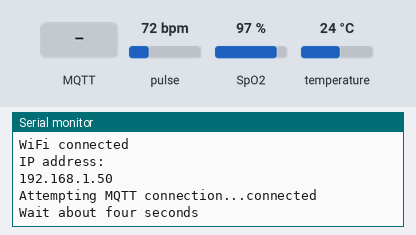
The sketch below on a simulated ESP8266 (NodeMCU). On the bench: the last lines printed to the serial monitor. The inputs (shaded band) are chosen by the test bench; at power-on: pulse 72 bpm, SpO2 97 %, temperature 24 °C. WiFi joins after 1.5 s; servers stay silent unless stated; random numbers use the default seed unless the sketch sets one; no MQTT or app messages arrive unless stated.

Above: at 2.7 s.
2.8 s: MQTT message "1" arrives on the first subscribed topic
7.0 s: MQTT message "on" arrives on the first subscribed topic
11.0 s: MQTT message "off" arrives on the first subscribed topic
15.1 s: pulse set to 42 bpm
At 15.8 s:
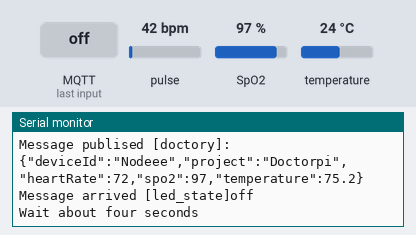
17.6 s: SpO2 set to 80 %
At 18.8 s:
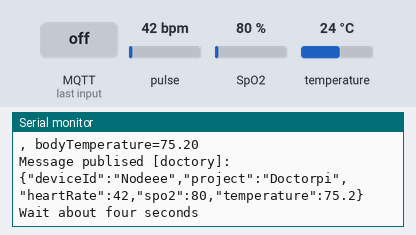

Measured:
- after the input at 17.6 s, the serial monitor: prints a new line at once (image 2)

The sketch:

esp.ino
```cpp
#ifdef ESP8266
 #include <ESP8266WiFi.h>
 #else
 #include <WiFi.h>
#endif

#include <ArduinoJson.h>
#include <PubSubClient.h>
#include <WiFiClientSecure.h>


#include <DFRobot_MAX30102.h>

const char* ssid = "ICES-LAB";
const char* password = "ices$123";

/*** MQTT Broker Connection Details ***/
const char* mqtt_server = "86c43b2f61b04771b33fa9d7c00208a3.s1.eu.hivemq.cloud";
const char* mqtt_username = "doctor";
const char* mqtt_password = "doc@1234";
const int mqtt_port =8883;

WiFiClientSecure espClient;
PubSubClient client(espClient);\


static const char *root_ca PROGMEM = R"EOF(
-----BEGIN CERTIFICATE-----
MIIFazCCA1OgAwIBAgIRAIIQz7DSQONZRGPgu2OCiwAwDQYJKoZIhvcNAQELBQAw
TzELMAkGA1UEBhMCVVMxKTAnBgNVBAoTIEludGVybmV0IFNlY3VyaXR5IFJlc2Vh
cmNoIEdyb3VwMRUwEwYDVQQDEwxJU1JHIFJvb3QgWDEwHhcNMTUwNjA0MTEwNDM4
WhcNMzUwNjA0MTEwNDM4WjBPMQswCQYDVQQGEwJVUzEpMCcGA1UEChMgSW50ZXJu
ZXQgU2VjdXJpdHkgUmVzZWFyY2ggR3JvdXAxFTATBgNVBAMTDElTUkcgUm9vdCBY
MTCCAiIwDQYJKoZIhvcNAQEBBQADggIPADCCAgoCggIBAK3oJHP0FDfzm54rVygc
h77ct984kIxuPOZXoHj3dcKi/vVqbvYATyjb3miGbESTtrFj/RQSa78f0uoxmyF+
0TM8ukj13Xnfs7j/EvEhmkvBioZxaUpmZmyPfjxwv60pIgbz5MDmgK7iS4+3mX6U
A5/TR5d8mUgjU+g4rk8Kb4Mu0UlXjIB0ttov0DiNewNwIRt18jA8+o+u3dpjq+sW
T8KOEUt+zwvo/7V3LvSye0rgTBIlDHCNAymg4VMk7BPZ7hm/ELNKjD+Jo2FR3qyH
B5T0Y3HsLuJvW5iB4YlcNHlsdu87kGJ55tukmi8mxdAQ4Q7e2RCOFvu396j3x+UC
B5iPNgiV5+I3lg02dZ77DnKxHZu8A/lJBdiB3QW0KtZB6awBdpUKD9jf1b0SHzUv
KBds0pjBqAlkd25HN7rOrFleaJ1/ctaJxQZBKT5ZPt0m9STJEadao0xAH0ahmbWn
OlFuhjuefXKnEgV4We0+UXgVCwOPjdAvBbI+e0ocS3MFEvzG6uBQE3xDk3SzynTn
jh8BCNAw1FtxNrQHusEwMFxIt4I7mKZ9YIqioymCzLq9gwQbooMDQaHWBfEbwrbw
qHyGO0aoSCqI3Haadr8faqU9GY/rOPNk3sgrDQoo//fb4hVC1CLQJ13hef4Y53CI
rU7m2Ys6xt0nUW7/vGT1M0NPAgMBAAGjQjBAMA4GA1UdDwEB/wQEAwIBBjAPBgNV
HRMBAf8EBTADAQH/MB0GA1UdDgQWBBR5tFnme7bl5AFzgAiIyBpY9umbbjANBgkq
hkiG9w0BAQsFAAOCAgEAVR9YqbyyqFDQDLHYGmkgJykIrGF1XIpu+ILlaS/V9lZL
ubhzEFnTIZd+50xx+7LSYK05qAvqFyFWhfFQDlnrzuBZ6brJFe+GnY+EgPbk6ZGQ
3BebYhtF8GaV0nxvwuo77x/Py9auJ/GpsMiu/X1+mvoiBOv/2X/qkSsisRcOj/KK
NFtY2PwByVS5uCbMiogziUwthDyC3+6WVwW6LLv3xLfHTjuCvjHIInNzktHCgKQ5
ORAzI4JMPJ+GslWYHb4phowim57iaztXOoJwTdwJx4nLCgdNbOhdjsnvzqvHu7Ur
TkXWStAmzOVyyghqpZXjFaH3pO3JLF+l+/+sKAIuvtd7u+Nxe5AW0wdeRlN8NwdC
jNPElpzVmbUq4JUagEiuTDkHzsxHpFKVK7q4+63SM1N95R1NbdWhscdCb+ZAJzVc
oyi3B43njTOQ5yOf+1CceWxG1bQVs5ZufpsMljq4Ui0/1lvh+wjChP4kqKOJ2qxq
4RgqsahDYVvTH9w7jXbyLeiNdd8XM2w9U/t7y0Ff/9yi0GE44Za4rF2LN9d11TPA
mRGunUHBcnWEvgJBQl9nJEiU0Zsnvgc/ubhPgXRR4Xq37Z0j4r7g1SgEEzwxA57d
emyPxgcYxn/eR44/KJ4EBs+lVDR3veyJm+kXQ99b21/+jh5Xos1AnX5iItreGCc=
-----END CERTIFICATE-----
)EOF";


DFRobot_MAX30102 particleSensor;


/*
Macro definition options in sensor configuration
sampleAverage: SAMPLEAVG_1 SAMPLEAVG_2 SAMPLEAVG_4
               SAMPLEAVG_8 SAMPLEAVG_16 SAMPLEAVG_32
ledMode:       MODE_REDONLY  MODE_RED_IR  MODE_MULTILED
sampleRate:    PULSEWIDTH_69 PULSEWIDTH_118 PULSEWIDTH_215 PULSEWIDTH_411
pulseWidth:    SAMPLERATE_50 SAMPLERATE_100 SAMPLERATE_200 SAMPLERATE_400
               SAMPLERATE_800 SAMPLERATE_1000 SAMPLERATE_1600 SAMPLERATE_3200
adcRange:      ADCRANGE_2048 ADCRANGE_4096 ADCRANGE_8192 ADCRANGE_16384
*/
void setup_wifi() {
  delay(10);
  Serial.print("\nConnecting to ");
  Serial.println(ssid);

  WiFi.mode(WIFI_STA);
  WiFi.begin(ssid, password);

  while (WiFi.status() != WL_CONNECTED) {
    delay(500);
    Serial.print(".");
  }
  randomSeed(micros());
  Serial.println("\nWiFi connected\nIP address: ");
  Serial.println(WiFi.localIP());
}

void reconnect() {
  // Loop until we're reconnected
  while (!client.connected()) {
    Serial.print("Attempting MQTT connection...");
    String clientId = "ESP8266Client-";   // Create a random client ID
    clientId += String(random(0xffff), HEX);
    // Attempt to connect
    if (client.connect(clientId.c_str(), mqtt_username, mqtt_password)) {
      Serial.println("connected");

      client.subscribe("led_state");   // subscribe the topics here

    } else {
      Serial.print("failed, rc=");
      Serial.print(client.state());
      Serial.println(" try again in 5 seconds");   // Wait 5 seconds before retrying
      delay(5000);
    }
  }
}

void callback(char* topic, byte* payload, unsigned int length) {
  String incommingMessage = "";
  for (int i = 0; i < length; i++) incommingMessage+=(char)payload[i];

  Serial.println("Message arrived ["+String(topic)+"]"+incommingMessage);

  //--- check the incomming message

}

void publishMessage(const char* topic, String payload , boolean retained){
  if (client.publish(topic, payload.c_str(), true))
      Serial.println("Message publised ["+String(topic)+"]: "+payload);
}


void setup()
{
  //Init serial
  Serial.begin(115200);

  while (!Serial) delay(1);
  setup_wifi();

  #ifdef ESP8266
    espClient.setInsecure();
  #else
    espClient.setCACert(root_ca);      // enable this line and the the "certificate" code for secure connection
  #endif

  client.setServer(mqtt_server, mqtt_port);
  client.setCallback(callback);
  /*!
   *@brief Init sensor
   *@param pWire IIC bus pointer object and construction device, can both pass or not pass parameters (Wire in default)
   *@param i2cAddr Chip IIC address (0x57 in default)
   *@return true or false
   */
  while (!particleSensor.begin()) {
    Serial.println("MAX30102 was not found");
    delay(1000);
  }

  /*!
   *@brief Use macro definition to configure sensor
   *@param ledBrightness LED brightness, default value: 0x1F（6.4mA), Range: 0~255（0=Off, 255=50mA）
   *@param sampleAverage Average multiple samples then draw once, reduce data throughput, default 4 samples average
   *@param ledMode LED mode, default to use red light and IR at the same time
   *@param sampleRate Sampling rate, default 400 samples every second
   *@param pulseWidth Pulse width: the longer the pulse width, the wider the detection range. Default to be Max range
   *@param adcRange ADC Measurement Range, default 4096 (nA), 15.63(pA) per LSB
   */
  particleSensor.sensorConfiguration(/*ledBrightness=*/50, /*sampleAverage=*/SAMPLEAVG_4, \
                        /*ledMode=*/MODE_MULTILED, /*sampleRate=*/SAMPLERATE_100, \
                        /*pulseWidth=*/PULSEWIDTH_411, /*adcRange=*/ADCRANGE_16384);
  //particleSensor.enableDieTempReady();
}

int32_t SPO2; //SPO2
int8_t SPO2Valid; //Flag to display if SPO2 calculation is valid
int32_t heartRate; //Heart-rate
int8_t heartRateValid; //Flag to display if heart-rate calculation is valid

void loop()
{
  if (!client.connected()) reconnect(); // check if client is connected
  client.loop();
  float temperature = particleSensor.readTemperatureF();
  Serial.println(F("Wait about four seconds"));
  particleSensor.heartrateAndOxygenSaturation(/**SPO2=*/&SPO2, /**SPO2Valid=*/&SPO2Valid, /**heartRate=*/&heartRate, /**heartRateValid=*/&heartRateValid);
  //Print result
  Serial.print(F("heartRate="));
  Serial.print(heartRate, DEC);
  Serial.print(F(", heartRateValid="));
  Serial.print(heartRateValid, DEC);
  Serial.print(F("; SPO2="));
  Serial.print(SPO2, DEC);
  Serial.print(F(", SPO2Valid="));
  Serial.println(SPO2Valid, DEC);
  Serial.print(F(", bodyTemperature="));
  Serial.println(temperature);

  DynamicJsonDocument doc(1024);

  doc["deviceId"] = "Nodeee";
  doc["project"] = "Doctorpi";
  doc["heartRate"] = heartRate;
  doc["spo2"] = SPO2;
  doc["temperature"] = temperature;

  char mqtt_message[128];
  serializeJson(doc, mqtt_message);

  publishMessage("doctory", mqtt_message, true);


}
```
